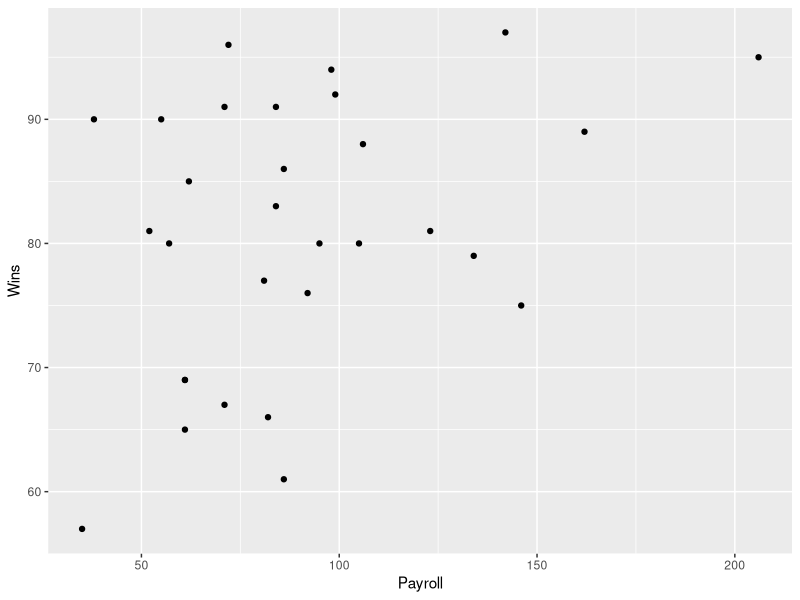
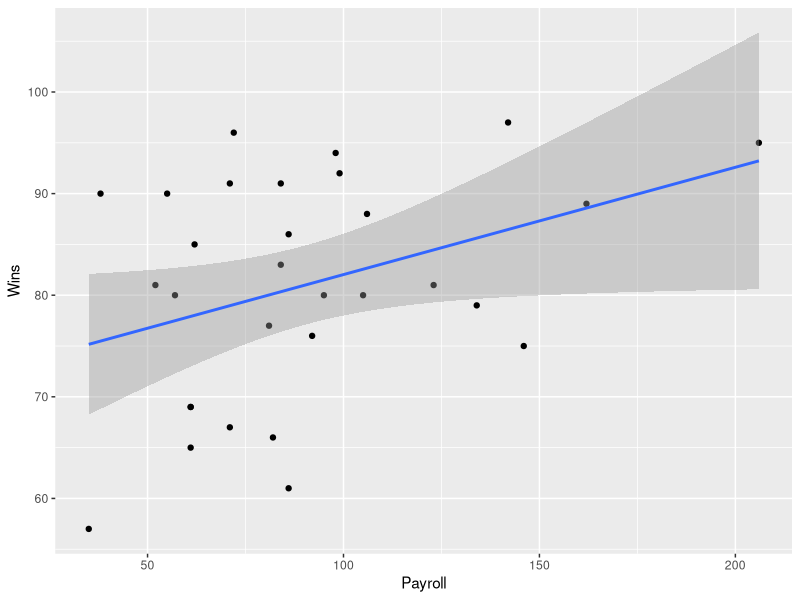

Source code (R) for these figures, in order:
## ---- chunk 1
knitr::opts_chunk$set(echo = TRUE)
## ---- chunk 2
library(readr)
library(ggplot2)
setwd("~/GitHub/myfolders/Stats Unit 8 Homework/unit8data")
Baseball_Data <- read_csv("Baseball_Data.csv")
DeletedSD_Baseball_Data <- read_csv("DeletedSD_Baseball_Data.csv")


ggplot(Baseball_Data, aes(x=Payroll, y=Wins)) + geom_point()

# Add the regression line
ggplot(Baseball_Data, aes(x=Payroll, y=Wins)) + 
  geom_point()+
  geom_smooth(method=lm)

cor(Baseball_Data$Payroll,Baseball_Data$Wins)
cor.test(Baseball_Data$Payroll,Baseball_Data$Wins)

cor(DeletedSD_Baseball_Data$Payroll,DeletedSD_Baseball_Data$Wins)
cor.test(DeletedSD_Baseball_Data$Payroll,DeletedSD_Baseball_Data$Wins)


